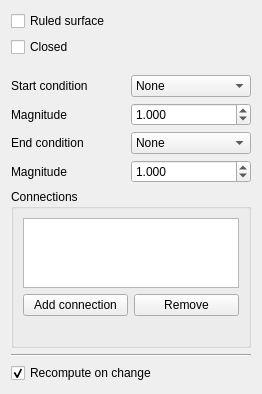
<?xml version="1.0" encoding="UTF-8"?>
<ui version="4.0">
 <class>PartDesignGui::TaskLoftParameters</class>
 <widget class="QWidget" name="PartDesignGui::TaskLoftParameters">
  <property name="geometry">
   <rect>
    <x>0</x>
    <y>0</y>
    <width>262</width>
    <height>293</height>
   </rect>
  </property>
  <property name="windowTitle">
   <string notr="true">Form</string>
  </property>
  <layout class="QVBoxLayout" name="verticalLayout_3">
   <item>
    <widget class="QCheckBox" name="checkBoxRuled">
     <property name="text">
      <string>Ruled surface</string>
     </property>
    </widget>
   </item>
   <item>
    <widget class="QCheckBox" name="checkBoxClosed">
     <property name="text">
      <string>Closed</string>
     </property>
    </widget>
   </item>
   <item>
    <widget class="QWidget" name="profileFieldPlaceholder" native="true"/>
   </item>
   <item>
    <widget class="QWidget" name="sectionsFieldPlaceholder" native="true"/>
   </item>
   <item>
    <layout class="QGridLayout" name="conditionsLayout">
     <item row="0" column="0">
      <widget class="QLabel" name="labelStartCondition">
       <property name="text">
        <string>Start condition</string>
       </property>
      </widget>
     </item>
     <item row="0" column="1">
      <widget class="QComboBox" name="comboStartCondition">
       <item>
        <property name="text">
         <string>None</string>
        </property>
       </item>
       <item>
        <property name="text">
         <string>Normal to profile</string>
        </property>
       </item>
      </widget>
     </item>
     <item row="1" column="0">
      <widget class="QLabel" name="labelStartMagnitude">
       <property name="text">
        <string>Magnitude</string>
       </property>
      </widget>
     </item>
     <item row="1" column="1">
      <widget class="QDoubleSpinBox" name="spinStartMagnitude">
       <property name="toolTip">
        <string>Scale of the start condition's tangent</string>
       </property>
       <property name="decimals">
        <number>3</number>
       </property>
       <property name="minimum">
        <double>0.001000000000000</double>
       </property>
       <property name="maximum">
        <double>1000.000000000000000</double>
       </property>
       <property name="singleStep">
        <double>0.100000000000000</double>
       </property>
       <property name="value">
        <double>1.000000000000000</double>
       </property>
      </widget>
     </item>
     <item row="2" column="0">
      <widget class="QLabel" name="labelEndCondition">
       <property name="text">
        <string>End condition</string>
       </property>
      </widget>
     </item>
     <item row="2" column="1">
      <widget class="QComboBox" name="comboEndCondition">
       <item>
        <property name="text">
         <string>None</string>
        </property>
       </item>
       <item>
        <property name="text">
         <string>Normal to profile</string>
        </property>
       </item>
      </widget>
     </item>
     <item row="3" column="0">
      <widget class="QLabel" name="labelEndMagnitude">
       <property name="text">
        <string>Magnitude</string>
       </property>
      </widget>
     </item>
     <item row="3" column="1">
      <widget class="QDoubleSpinBox" name="spinEndMagnitude">
       <property name="toolTip">
        <string>Scale of the end condition's tangent</string>
       </property>
       <property name="decimals">
        <number>3</number>
       </property>
       <property name="minimum">
        <double>0.001000000000000</double>
       </property>
       <property name="maximum">
        <double>1000.000000000000000</double>
       </property>
       <property name="singleStep">
        <double>0.100000000000000</double>
       </property>
       <property name="value">
        <double>1.000000000000000</double>
       </property>
      </widget>
     </item>
    </layout>
   </item>
   <item>
    <widget class="QGroupBox" name="groupConnections">
     <property name="title">
      <string>Connections</string>
     </property>
     <property name="toolTip">
      <string>Vertex pairs the loft joins: one vertex on the profile, one on the section</string>
     </property>
     <layout class="QVBoxLayout" name="connectionsLayout">
      <item>
       <widget class="QListWidget" name="listConnections">
        <property name="selectionMode">
         <enum>QAbstractItemView::ExtendedSelection</enum>
        </property>
        <property name="maximumSize">
         <size>
          <width>16777215</width>
          <height>100</height>
         </size>
        </property>
       </widget>
      </item>
      <item>
       <layout class="QHBoxLayout" name="connectionButtonsLayout">
        <item>
         <widget class="QPushButton" name="buttonAddConnection">
          <property name="text">
           <string>Add connection</string>
          </property>
          <property name="toolTip">
           <string>Pick a vertex on the profile, then one on the section</string>
          </property>
          <property name="checkable">
           <bool>true</bool>
          </property>
         </widget>
        </item>
        <item>
         <widget class="QPushButton" name="buttonRemoveConnection">
          <property name="text">
           <string>Remove</string>
          </property>
         </widget>
        </item>
       </layout>
      </item>
      <item>
       <widget class="QLabel" name="labelConnectionHint">
        <property name="wordWrap">
         <bool>true</bool>
        </property>
       </widget>
      </item>
     </layout>
    </widget>
   </item>
   <item>
    <widget class="Line" name="line">
     <property name="orientation">
      <enum>Qt::Horizontal</enum>
     </property>
    </widget>
   </item>
   <item>
    <widget class="QCheckBox" name="checkBoxUpdateView">
     <property name="text">
      <string>Recompute on change</string>
     </property>
     <property name="checked">
      <bool>true</bool>
     </property>
    </widget>
   </item>
  </layout>
 </widget>
 <tabstops>
  <tabstop>checkBoxRuled</tabstop>
  <tabstop>checkBoxClosed</tabstop>
  <tabstop>comboStartCondition</tabstop>
  <tabstop>spinStartMagnitude</tabstop>
  <tabstop>comboEndCondition</tabstop>
  <tabstop>spinEndMagnitude</tabstop>
  <tabstop>listConnections</tabstop>
  <tabstop>buttonAddConnection</tabstop>
  <tabstop>buttonRemoveConnection</tabstop>
  <tabstop>checkBoxUpdateView</tabstop>
 </tabstops>
 <resources/>
 <connections/>
</ui>
